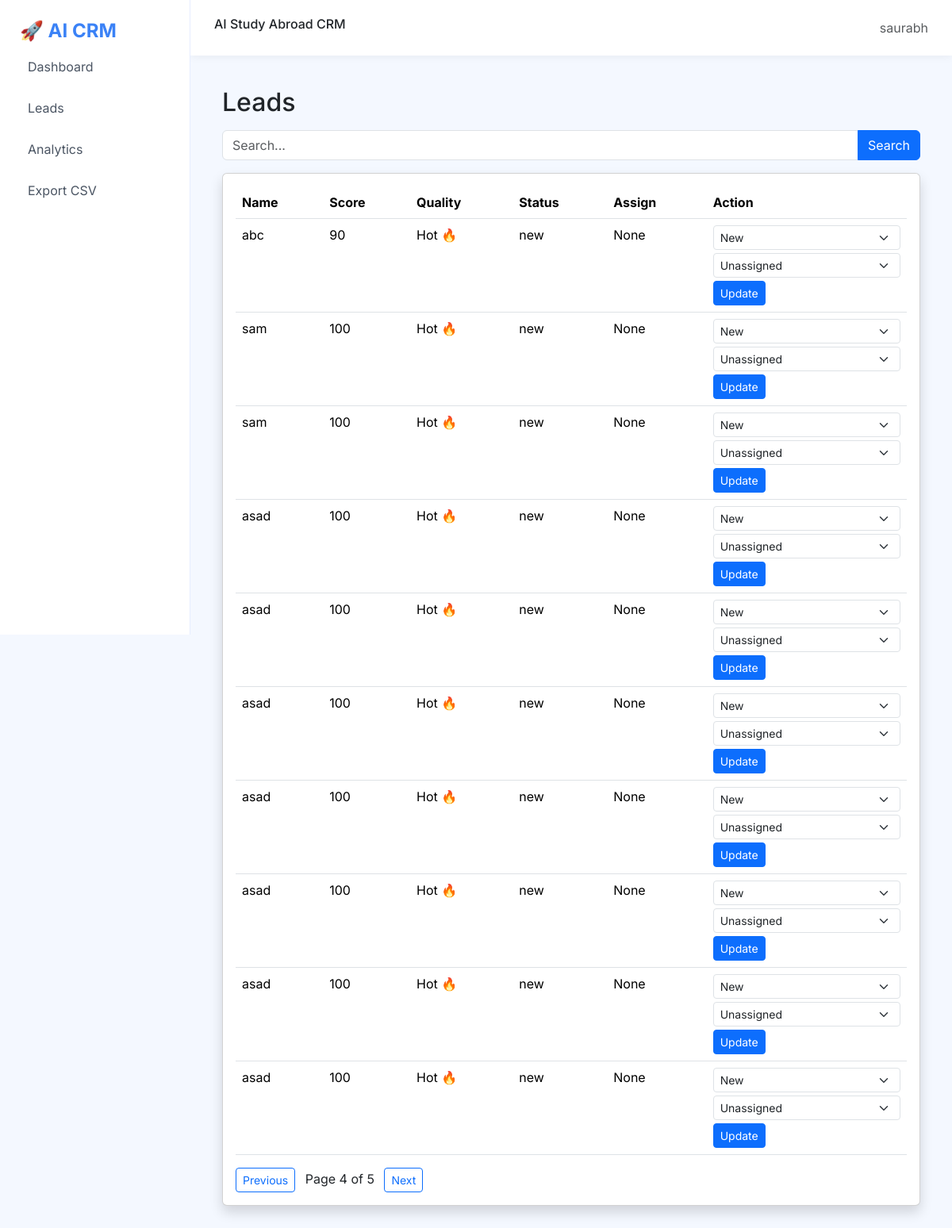
Page /leads/?page=4 (signed in) on the committed database.
### leads/models.py (models this page shows, shortened)
class Lead(models.Model):
    QUALIFICATION_CHOICES = [
        ('12th', '12th'),
        ('Graduation', 'Graduation'),
    ]
    CRM_STATUS_CHOICES = [
        ('new', 'New'),
        ('contacted', 'Contacted'),
        ('followup', 'Follow-up'),
        ('converted', 'Converted'),
        ('lost', 'Lost'),
    ]
    name = models.CharField(max_length=100)
    email = models.EmailField()
    phone = models.CharField(max_length=15)
    country_interest = models.CharField(max_length=50, blank=True)
    course_interest = models.CharField(max_length=100, blank=True)
    ielts_score = models.FloatField(null=True, blank=True)
    budget = models.IntegerField(null=True, blank=True)
    qualification = models.CharField(
        max_length=20,
        choices=QUALIFICATION_CHOICES,
        default='12th'
    )
    backlogs = models.BooleanField(default=False)
    intake = models.CharField(max_length=20)
    assigned_to = models.ForeignKey(
    User,
    on_delete=models.SET_NULL,
    null=True,
    blank=True
)
    lead_score = models.IntegerField(default=0)
    recommended_country = models.CharField(max_length=50, blank=True)
    lead_quality = models.CharField(max_length=20, blank=True)
    crm_status = models.CharField(
        max_length=20,
        choices=CRM_STATUS_CHOICES,
        default='new'
    )
    created_at = models.DateTimeField(auto_now_add=True)

### leads/views.py (the view)
# urls.py: path("leads/", views.lead_list, name="lead_list"),
@login_required
def lead_list(request):
    query = request.GET.get("q")
    status_filter = request.GET.get("status")
    leads = Lead.objects.all().order_by("-created_at")
    if query:
        leads = leads.filter(
            Q(name__icontains=query) |
            Q(phone__icontains=query) |
            Q(email__icontains=query)
        )
    if status_filter:
        leads = leads.filter(crm_status=status_filter)
    paginator = Paginator(leads, 10)
    page_number = request.GET.get("page")
    leads = paginator.get_page(page_number)
    return render(request, "leads/lead_list.html", {
        "leads": leads
    })

### leads/templates/leads/lead_list.html (shortened to what this page needs)
{% extends 'leads/base.html' %}
{% block content %}
<h2 class="mb-3">Leads</h2>
<form method="get" class="mb-3">
<div class="input-group">
<input type="text" name="q" placeholder="Search..." class="form-control">
<button class="btn btn-primary">Search</button>
</div>
</form>
<div class="card shadow">
<div class="card-body table-responsive">
<table class="table">
<thead>
<tr>
<th>Name</th>
<th>Score</th>
<th>Quality</th>
<th>Status</th>
<th>Assign</th>
<th>Action</th>
</tr>
</thead>
<tbody>
{% for lead in leads %}
<tr>
<td>{{ lead.name }}</td>
<td>{{ lead.lead_score }}</td>
<td>{{ lead.lead_quality }}</td>
<td>{{ lead.crm_status }}</td>
<td>{{ lead.assigned_to }}</td>
<td>
<form method="post" action="{% url 'update_status' lead.id %}">
<select name="status" class="form-select form-select-sm mb-1">
<option value="new">New</option>
</select>
<select name="assigned_to" class="form-select form-select-sm mb-1">
<option value="">Unassigned</option>
</select>
<button class="btn btn-sm btn-primary">Update</button>
</form>
</td>
</tr>
{% endfor %}
</tbody>
</table>
<div class="mt-3">
{% if leads.has_previous %}
<a href="?page={{ leads.previous_page_number }}" class="btn btn-sm btn-outline-primary">Previous</a>
{% endif %}
<span class="mx-2">Page {{ leads.number }} of {{ leads.paginator.num_pages }}</span>
{% if leads.has_next %}
<a href="?page={{ leads.next_page_number }}" class="btn btn-sm btn-outline-primary">Next</a>
{% endif %}
</div>
</div>
</div>
{% endblock %}

### leads/templates/leads/base.html (shortened to what this page needs)
<!DOCTYPE html>
<html>
<head>
<link href="https://cdn.jsdelivr.net/npm/bootstrap@5.3.2/dist/css/bootstrap.min.css" rel="stylesheet">
</head>
<body>
<div class="sidebar">
    <h4>🚀 AI CRM</h4>
    <a href="{% url 'dashboard' %}">Dashboard</a>
    <a href="{% url 'lead_list' %}">Leads</a>
    <a href="{% url 'analytics' %}">Analytics</a>
    <a href="{% url 'export_csv' %}">Export CSV</a>
</div>
<div class="topbar">
    <h6>AI Study Abroad CRM</h6>
    <div>
        <span class="text-muted">{{ request.user.username }}</span>
    </div>
</div>
<div class="main">
{% block content %}{% endblock %}
</div>
</body>
</html>

### leads/templates/leads/base.html (style rules this page uses)
body { background: #f4f8ff; font-family: 'Inter', sans-serif; }
.sidebar { height: 100vh; width: 240px; position: fixed; background: #ffffff; border-right: 1px solid #e6edff; padding: 25px; }
.sidebar h4 { color: #3b82f6; font-weight: 700; }
.sidebar a { display:block; padding:10px; border-radius:12px; color:#4b5563; text-decoration:none; margin-bottom:8px; transition:0.2s; }
.topbar { height:70px; background:#ffffff; box-shadow:0 2px 10px rgba(0,0,0,0.05); margin-left:240px; padding:0 30px; display:flex; align-items:center; justify-content:space-between; }
.main { margin-left:240px; padding:40px; }

### rows in the picture
Lead: name "abc", lead_score "90", lead_quality "Hot 🔥", crm_status "new", assigned_to "None"
Lead: name "sam", lead_score "100", lead_quality "Hot 🔥", crm_status "new", assigned_to "None"
Lead: name "sam", lead_score "100", lead_quality "Hot 🔥", crm_status "new", assigned_to "None"
Lead: name "asad", lead_score "100", lead_quality "Hot 🔥", crm_status "new", assigned_to "None"
Lead: name "asad", lead_score "100", lead_quality "Hot 🔥", crm_status "new", assigned_to "None"
Lead: name "asad", lead_score "100", lead_quality "Hot 🔥", crm_status "new", assigned_to "None"
Lead: name "asad", lead_score "100", lead_quality "Hot 🔥", crm_status "new", assigned_to "None"
Lead: name "asad", lead_score "100", lead_quality "Hot 🔥", crm_status "new", assigned_to "None"
Lead: name "asad", lead_score "100", lead_quality "Hot 🔥", crm_status "new", assigned_to "None"
Lead: name "asad", lead_score "100", lead_quality "Hot 🔥", crm_status "new", assigned_to "None"

### other values in the picture
{{ request.user.username }} "saurabh"
{{ leads.number }} "4"
{{ leads.paginator.num_pages }} "5"
